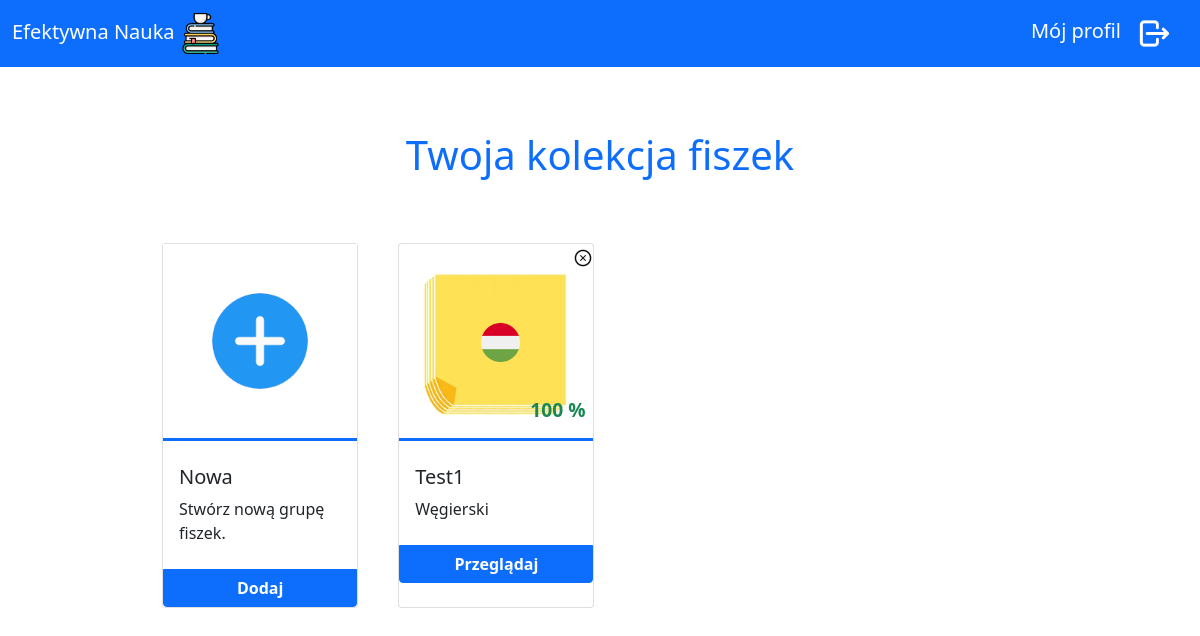
Screenshot of /cards_collection (signed in) with the database file from the repository.
### swbo/models.py (models this page shows)
class groups(db.Model):
    id = db.Column("id", db.Integer, primary_key=True)
    name = db.Column(db.String(60))
    lang = db.Column(db.String(60))
    completion = db.Column(db.Integer, default=0)
    user_id = db.Column(db.Integer, db.ForeignKey("users.id"))
    card = db.relationship("cards", backref="group", lazy=True)
    lesson = db.relationship("lessons", backref="group", lazy=True)

### swbo/collection/routes.py (the view)
@collection.route("/cards_collection", methods=["GET", "POST"])
def cards_collection_page():
    if "logged_in" not in session:
        return redirect(url_for("user.login_page"))
    if request.method == "POST":
        group_name = request.form["name"]
        group_lang = request.form["lang"]
        user_id = users.query.filter_by(login=session['login']).first().id # only one exists, user is unique
        new_group = groups(name=group_name, lang=group_lang, user_id=user_id)
        db.session.add(new_group)
        db.session.commit()
        return redirect(url_for("collection.cards_collection_page"))
    else: #method == get
        login_in_session = session["login"]
        user_id = users.query.filter_by(login=login_in_session).first().id
        users_groups = groups.query.filter_by(user_id=user_id).all()
        languages = ['Angielski', 'Niemiecki', 'Hiszpański', 'Francuski', 'Włoski', 'Duński',   'Turecki',
                     'Chiński', 'Japoński', 'Holenderski', 'Portugalski', 'Czeski', 'Słowacki', 'Węgierski']
        languages.sort()
        return render_template("cards_collection.html", languages=languages, groups=users_groups)

### swbo/templates/cards_collection.html (shortened to what this page needs)
{% extends "base.html" %}
{% block content %}
<div class="groups">
  <h1 class="py-5 text-center text-primary">Twoja kolekcja fiszek</h1>
<div class="row justify-content-start flex-wrap gap-4">
    <div class="card p-0 m-2" style="width: 22%">
        <img src="{{url_for('static', filename='images/new_cards.png')}}" class="border-bottom border-3 border-primary"/>
      <div class="card-body p-0">
        <div class="px-3 py-4">
            <h5 class="card-title">Nowa</h5>
            <p class="card-text">Stwórz nową grupę fiszek.</p>
        </div>
         <button class="btn btn-primary w-100 mt-10 rounded-0 rounded-bottom" data-bs-toggle="modal" data-bs-target="#reg-modal">
            Dodaj
         </button>
      </div>
    </div>
    {% if groups %}
        {% for group in groups %}
        <div class="card p-0 m-2 position-relative" style="width: 22%">
            <div class="position-relative w-100">
                <a class="position-absolute text-decoration-none text-dark" href="/delete_group/{{group.id}}" style="top:0%; right: 0%">
                <img src="{{url_for('static', filename='images/close_icon.png')}}"/>
                </a>
                <img src="{{url_for('static', filename='images/languages/' + group.lang + '.png')}}" class="lang-icon"/>
                <p
                    {% if group.completion < 50 %}
                        class="text-secondary position-absolute bottom-0 end-0 px-2 completion"
                    {% elif group.completion < 70 %}
                        class="text-warning position-absolute bottom-0 end-0 px-2 completion"
                    {% else %}
                        class="text-success position-absolute bottom-0 end-0 px-2 completion"
                    {% endif %}
                >
                    {{group.completion}} %</p>
            </div>
            <div class="card-body p-0">
                <div class="px-3 py-4">
                    <h5 class="card-title">{{group.name}}</h5>
                    <p class="card-text">{{group.lang}}</p>
                </div>
                 <a href="/group/{{group.id}}" class="btn btn-primary w-100 mt-10 rounded-0 rounded-bottom">Przeglądaj</a>
            </div>
        </div>
        {% endfor %}
    {% endif %}
    </div>
</div>
{% endblock %}

### swbo/static/styles/style.css (style rules this page uses)
.practice .lang-icon, .groups .lang-icon { position: absolute; top: 40%; left: 42%; width: 20%; }
.practice .completion, .groups .completion, .lesson, .stats { font-weight: 600!important; }
.practice .completion, .groups .completion { font-size: 1.2rem; }
.btn-primary { font-weight: 600!important; }

### rows the page displays
groups: lang (picture), completion "100", name "Test1", lang "Węgierski"
